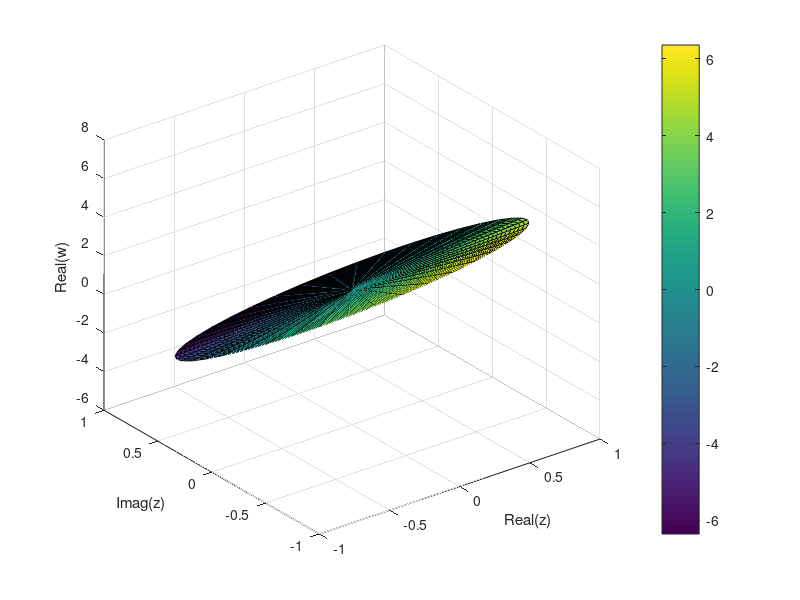

Recreate this plot in MATLAB. (Note: this script raises an error after producing the figure.)
r = (0:0.025:1)';                        % create a matrix of complex inputs
theta = pi*(-1:0.05:1);
z = r*exp(1i*theta);
w = z*z+1;                                % calculate the complex outputs

surf(real(z),imag(z),real(w),imag(w))    % visualize the complex function using surf
xlabel('Real(z)')
ylabel('Imag(z)')
zlabel('Real(w)')
cb = colorbar;
cb.Label.String = 'Imag(w)';